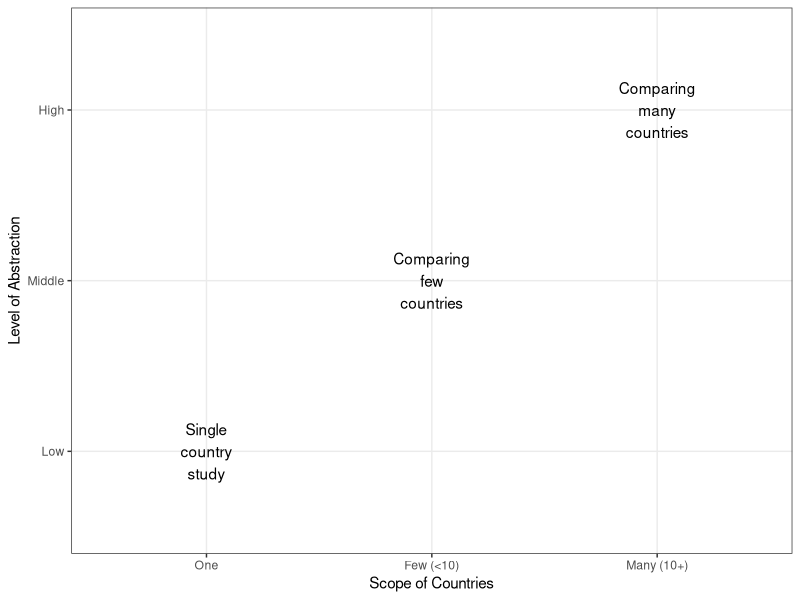
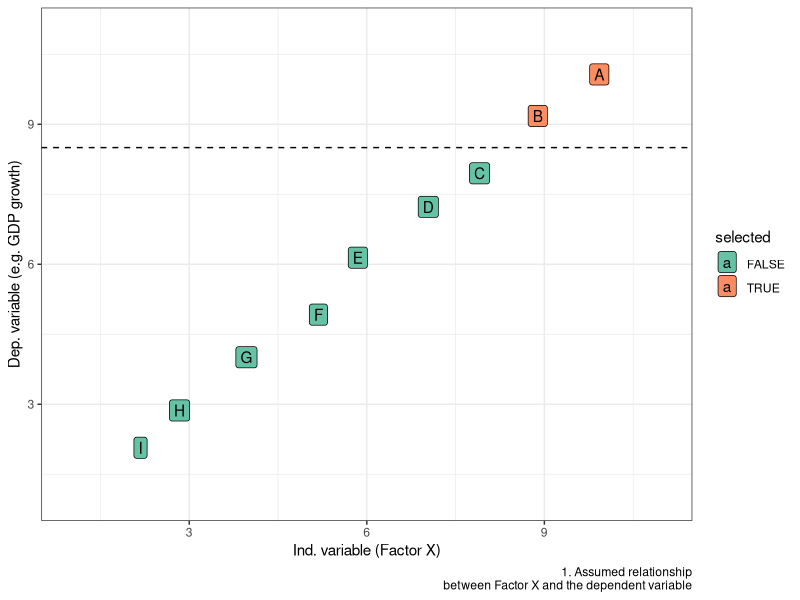
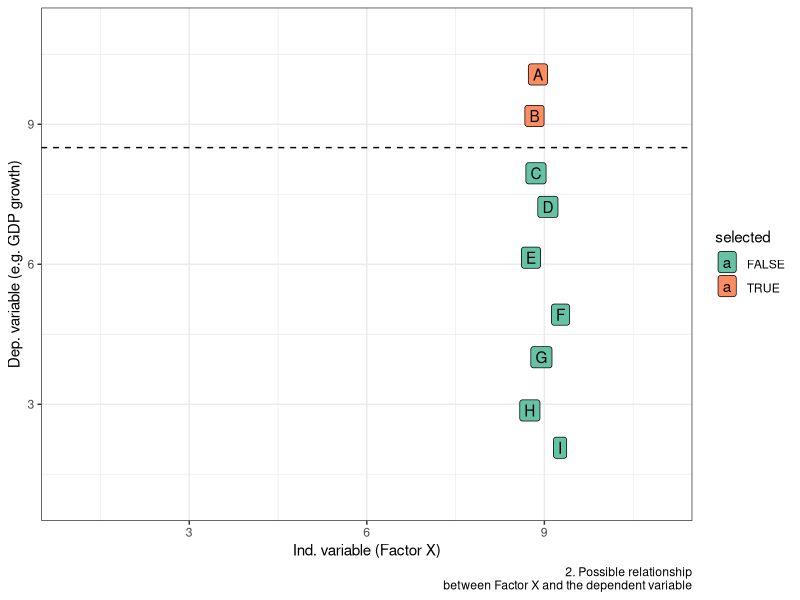
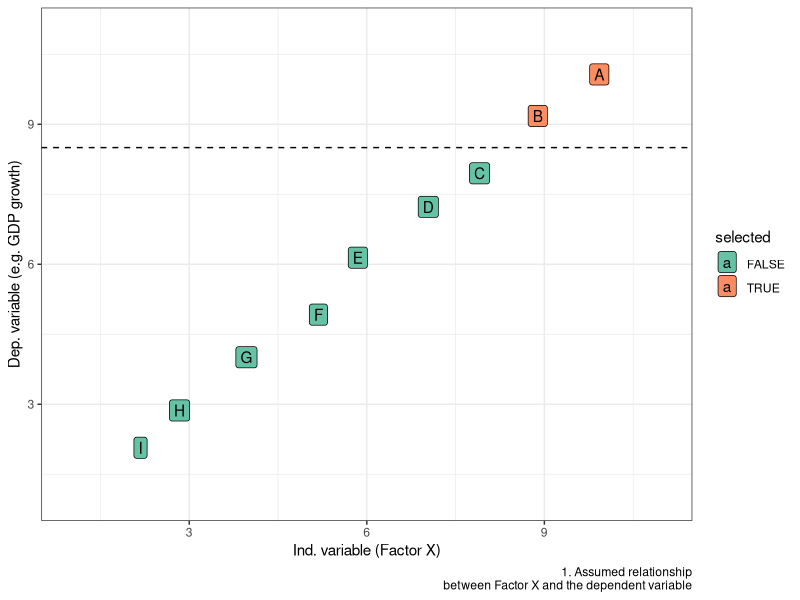
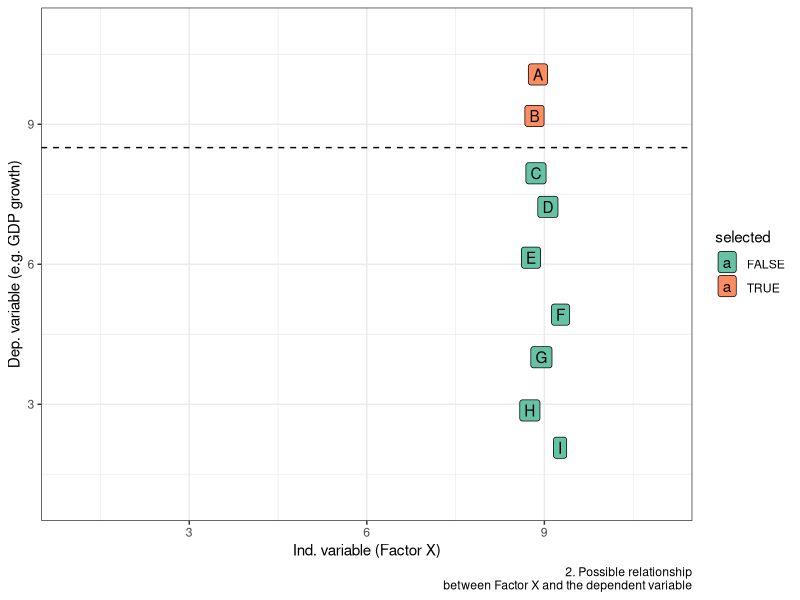

Write the R code that produced these figures, in order.
## ---- chunk 1

knitr::opts_chunk$set(echo = TRUE, message = FALSE, warning = FALSE, 
                      dev = 'svg', out.width = "45%", fig.width = 6,
                      fig.align="center")

## ---- chunk 2

require(ggplot2)

df <-
    data.frame('Scope of Countries' = 
                 factor(c('One', 'Few (<10)', 'Many (10+)'),
                        levels = c('One', 'Few (<10)', 'Many (10+)')),
             'Level of Abstraction' = factor(c('Low', 'Middle', 'High'),
                                             levels = c('Low', 'Middle', 'High')),
             label = c("Single\ncountry\nstudy",
                       "Comparing\nfew\ncountries",
                       "Comparing\nmany\ncountries"))

colnames(df) <- 
  c('Scope of Countries', 'Level of Abstraction', 'label')
  

ggplot(df,
       aes(x = `Scope of Countries`, y = `Level of Abstraction`, label = label)) +
  geom_text() +
  theme_bw()


## ---- chunk 3
require(DiagrammeR)

DiagrammeR::grViz("
  digraph graph2 {
  
  graph [layout = dot, rankdir = LR]
  
  # node definitions with substituted label text
  node [shape = oval, style = filled]
  a [label = 'Similar\nfeature set', fillcolor = Orange]
  b [label = 'Case 1']
  c [label = 'Case 2']
  d [label = 'Outcome A', fillcolor = Deepskyblue]
  e [label = 'Outcome B', fillcolor = Deepskyblue]

  
  a -> b; a -> c; b -> d; c -> e
  }
  ",
  height = 100)

## ---- chunk 4
require(DiagrammeR)

DiagrammeR::grViz("
  digraph graph2 {
  
  graph [layout = dot, rankdir = LR]
  
  # node definitions with substituted label text
  node [shape = oval, style = filled]
  a [label = 'Feature\nset A', fillcolor = Orange]
  b [label = 'Feature\nset B', fillcolor = Orange]
  c [label = 'Case 1']
  d [label = 'Case 2']
  e [label = 'Same outcome', fillcolor = Deepskyblue]

  
  a -> c; b -> d; c -> e; d -> e
  }
  ",
  height = 220)
## ---- chunk 5

require(knitr)
require(kableExtra)

data.frame(case = c("Mother", "Father", "Daugther", "Son"),
           meal = c(T),
           seafood = c(TRUE, FALSE, FALSE, TRUE),
           salad = c(T,T,T,F),
           chicken = c(F, T, F, T),
           sick = c(T, T, T, F)) %>%
  knitr::kable() %>%
  column_spec(2:5, background = "orange") %>%
  column_spec(4, background = "gold") %>%
  column_spec(6, background = "deepskyblue") %>%
  row_spec(4, bold = T)

## ---- chunk 6

DiagrammeR::grViz("
  digraph graph2 {
  
  graph [layout = dot, rankdir = LR]
  
  # node definitions with substituted label text
  node [shape = oval, style = filled]
  a [label = 'Similar\nfeature set', fillcolor = Orange]
  b [label = 'Mother']
  c [label = 'Father']
  d [label = 'Daugther']
  e [label = 'Son']
  f [label = 'Sick', fillcolor = Deepskyblue]
  g [label = 'Not sick', fillcolor = Deepskyblue]

  
  a -> b; a -> c;  a -> d; a -> e; 
  b -> f; c -> f; d -> f; e -> g
  }
  ",
  height = 240, width = 750)

## ---- chunk 7

DiagrammeR::grViz("
  digraph graph2 {
  
  graph [layout = dot, rankdir = LR]
  
  # node definitions with substituted label text
  node [shape = oval, style = filled]
  a [label = 'Similar\nfeature set', fillcolor = Orange]
  b [label = 'Sweden']
  c [label = 'Finland']
  d [label = 'No lockdown', fillcolor = Deepskyblue]
  e [label = 'Lockdown', fillcolor = Deepskyblue]

  
  a -> b; a -> c; b -> d; c -> e
  }
  ",
  height = 100)

## ---- chunk 8

require(knitr)
require(kableExtra)

data.frame(case = c("Mother", "Father", "Daugther", "Son"),
           meal = c(T),
           seafood = c(T,T,T,T),
           salad = c(T,T,T,F),
           chicken = c(F,T,F,T),
           sick = c(T,T,T,T)) %>%
  knitr::kable() %>%
  column_spec(2:5, background = "orange") %>%
  column_spec(3, background = "gold") %>%
  column_spec(6, background = "deepskyblue")

## ---- chunk 9

require(DiagrammeR)

DiagrammeR::grViz("
  digraph graph2 {
  
  graph [layout = dot, rankdir = LR]
  
  # node definitions with substituted label text
  node [shape = oval, style = filled]
  a [label = 'Feature set A', fillcolor = Orange]
  b [label = 'Feature set B', fillcolor = Orange]
  c [label = 'Feature set C', fillcolor = Orange]
  d [label = 'Feature set D', fillcolor = Orange]
  e [label = 'Mother']
  f [label = 'Father']
  g [label = 'Daugther']
  h [label = 'Son']
  i [label = 'Sick', fillcolor = Deepskyblue]

  
  a -> e; b -> f; c -> g; d -> h
  e -> i; f -> i; g -> i; h -> i;
  }
  ", 
  height = 220, width = 750)

## ---- chunk 10
require(DiagrammeR)

DiagrammeR::grViz("
  digraph graph2 {
  
  graph [layout = dot, rankdir = LR]
  
  # node definitions with substituted label text
  node [shape = oval, style = filled]
  a [label = 'Feature set A', fillcolor = Orange]
  b [label = 'Feature set B', fillcolor = Orange]
  c [label = 'Feature set C', fillcolor = Orange]
  d [label = 'France']
  e [label = 'China']
  f [label = 'Russia']
  g [label = 'Revolution', fillcolor = Deepskyblue]

  
  a -> d; b -> e; c -> f; 
  d -> g; e -> g; f -> g;  
  }
  ",
  height = 190)
## ---- chunk 11
require(tidyverse)
set.seed(28100)
df <- 
  data.frame(label = c(LETTERS[1:9]),
             x = jitter(10:2, factor = 1.2),
             y = jitter(10:2, factor = 1.2)) %>%
  dplyr::mutate(selected = ifelse(y > 8, T, F))

ggplot(df, aes(x, y, label = label, fill = selected)) +
  geom_label() +
  geom_hline(yintercept = 8.5, linetype = 2) +
  scale_fill_brewer(palette = "Set2") +
  theme_bw() +
  scale_x_continuous(limits = c(1,11)) +
  scale_y_continuous(limits = c(1,11)) +
  labs(x = "Ind. variable (Factor X)", 
       y = "Dep. variable (e.g. GDP growth)",
       caption = '1. Assumed relationship\nbetween Factor X and the dependent variable')
## ---- chunk 12
require(tidyverse)
set.seed(28100)
df %>%
  dplyr::mutate(x = jitter(rep(9, length(x)), factor = 2)) %>%
  ggplot(aes(x, y, label = label, fill = selected)) +
  geom_label() +
  geom_hline(yintercept = 8.5, linetype = 2) +
  scale_fill_brewer(palette = "Set2") +
  theme_bw() +
  scale_x_continuous(limits = c(1,11)) +
  scale_y_continuous(limits = c(1,11)) +
  labs(x = "Ind. variable (Factor X)", 
       y = "Dep. variable (e.g. GDP growth)", 
       caption = '2. Possible relationship\nbetween Factor X and the dependent variable')
## ---- chunk 13
require(tidyverse)
set.seed(28100)
df <- 
  data.frame(label = c(LETTERS[1:9]),
             x = jitter(10:2, factor = 1.2),
             y = jitter(10:2, factor = 1.2)) %>%
  dplyr::mutate(selected = ifelse(y > 8, T, F))

ggplot(df, aes(x, y, label = label, fill = selected)) +
  geom_label() +
  geom_hline(yintercept = 8.5, linetype = 2) +
  scale_fill_brewer(palette = "Set2") +
  theme_bw() +
  scale_x_continuous(limits = c(1,11)) +
  scale_y_continuous(limits = c(1,11)) +
  labs(x = "Ind. variable (Factor X)", 
       y = "Dep. variable (e.g. GDP growth)",
       caption = '1. Assumed relationship\nbetween Factor X and the dependent variable')
## ---- chunk 14
require(tidyverse)
set.seed(28100)
df %>%
  dplyr::mutate(x = jitter(rep(9, length(x)), factor = 2)) %>%
  ggplot(aes(x, y, label = label, fill = selected)) +
  geom_label() +
  geom_hline(yintercept = 8.5, linetype = 2) +
  scale_fill_brewer(palette = "Set2") +
  theme_bw() +
  scale_x_continuous(limits = c(1,11)) +
  scale_y_continuous(limits = c(1,11)) +
  labs(x = "Ind. variable (Factor X)", 
       y = "Dep. variable (e.g. GDP growth)", 
       caption = '2. Possible relationship\nbetween Factor X and the dependent variable')
